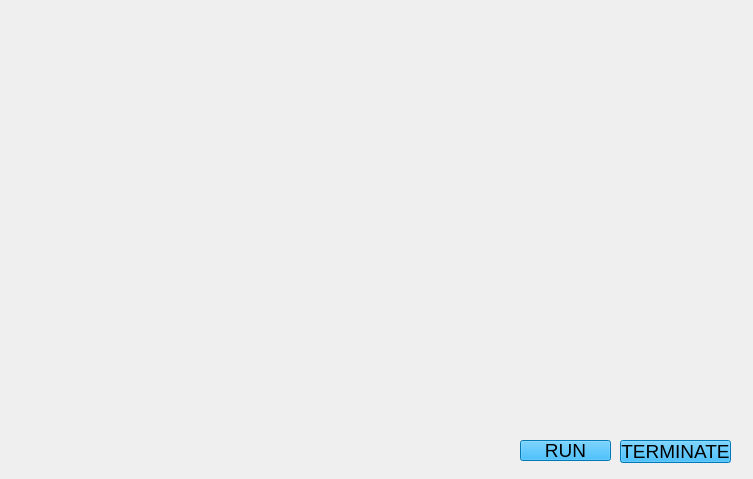
<?xml version="1.0" encoding="UTF-8"?>
<ui version="4.0">
 <class>FRIDAYUI</class>
 <widget class="QMainWindow" name="FRIDAYUI">
  <property name="geometry">
   <rect>
    <x>0</x>
    <y>0</y>
    <width>753</width>
    <height>479</height>
   </rect>
  </property>
  <property name="windowTitle">
   <string>MainWindow</string>
  </property>
  <widget class="QWidget" name="centralwidget">
   <widget class="QLabel" name="label">
    <property name="geometry">
     <rect>
      <x>0</x>
      <y>0</y>
      <width>761</width>
      <height>481</height>
     </rect>
    </property>
    <property name="text">
     <string/>
    </property>
    <property name="pixmap">
     <pixmap>C:/Users/lenovo/Pictures/sFaoXq3.gif</pixmap>
    </property>
    <property name="scaledContents">
     <bool>true</bool>
    </property>
   </widget>
   <widget class="QPushButton" name="pushButton">
    <property name="geometry">
     <rect>
      <x>520</x>
      <y>440</y>
      <width>91</width>
      <height>21</height>
     </rect>
    </property>
    <property name="font">
     <font>
      <pointsize>14</pointsize>
      <weight>50</weight>
      <bold>false</bold>
     </font>
    </property>
    <property name="styleSheet">
     <string notr="true">background-color: rgb(0, 170, 255);</string>
    </property>
    <property name="text">
     <string>RUN</string>
    </property>
   </widget>
   <widget class="QPushButton" name="pushButton_2">
    <property name="geometry">
     <rect>
      <x>620</x>
      <y>440</y>
      <width>111</width>
      <height>23</height>
     </rect>
    </property>
    <property name="font">
     <font>
      <pointsize>14</pointsize>
      <weight>50</weight>
      <bold>false</bold>
     </font>
    </property>
    <property name="styleSheet">
     <string notr="true">background-color: rgb(0, 170, 255);</string>
    </property>
    <property name="text">
     <string>TERMINATE</string>
    </property>
   </widget>
   <widget class="QLabel" name="label_2">
    <property name="geometry">
     <rect>
      <x>0</x>
      <y>0</y>
      <width>301</width>
      <height>81</height>
     </rect>
    </property>
    <property name="text">
     <string/>
    </property>
    <property name="pixmap">
     <pixmap>C:/Users/lenovo/Pictures/T8bahf.gif</pixmap>
    </property>
    <property name="scaledContents">
     <bool>true</bool>
    </property>
   </widget>
   <widget class="QTextBrowser" name="textBrowser">
    <property name="geometry">
     <rect>
      <x>460</x>
      <y>10</y>
      <width>141</width>
      <height>31</height>
     </rect>
    </property>
    <property name="styleSheet">
     <string notr="true">background:transparent;
border-radius:none;</string>
    </property>
   </widget>
   <widget class="QTextBrowser" name="textBrowser_2">
    <property name="geometry">
     <rect>
      <x>600</x>
      <y>10</y>
      <width>141</width>
      <height>31</height>
     </rect>
    </property>
    <property name="styleSheet">
     <string notr="true">background:transparent;
border-radius:none;
</string>
    </property>
   </widget>
  </widget>
 </widget>
 <resources/>
 <connections/>
</ui>
